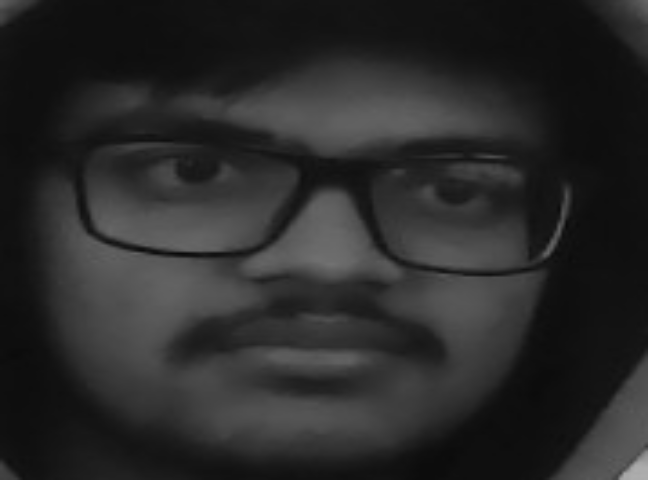
#> input picture Final Task Submission/facedetect/dataset/Pawan/37.png, 648 x 480 px, found by its file name
$ python facedetect.py
#> lines starting #> are read from the running program, lines starting #| are printed output that depends on the picture; after the words box and inside, x2 and y2 are one past the last pixel; in counts of white or black regions, pixels touching at a corner belong together
# [49 lines of commented-out code are left out]
import cv2,os,numpy as np
# Change the paths below to the location where these files are on your machine
haar_file='haarcascade_frontalface_default.xml'
dataset="C:/Users/PAWAN JAIN/PycharmProjects/facedetect/dataset"

print('Training classifier...')

(images, labels, names, id) = ([], [], {}, 0)

for (subdirs, dirs, files) in os.walk(dataset):
    for subdir in dirs:
        names[id] = subdir
        subjectpath = os.path.join(dataset, subdir)
        for filename in os.listdir(subjectpath):
            path = os.path.join(subjectpath, filename)
            label = id
            images.append(cv2.imread(path, 0))
            labels.append(int(label))
        id += 1
#> id = 1

(width, height) = (640, 480)

(images, labels) = [np.array(lists) for lists in [images, labels]]

model = cv2.face.LBPHFaceRecognizer_create()
model.train(images, labels)

face_cascade = cv2.CascadeClassifier(haar_file)
cap = cv2.VideoCapture(0)

print('Classifier trained!')
print('Attempting to detecting faces...')

while True:
    ret, frame = cap.read()
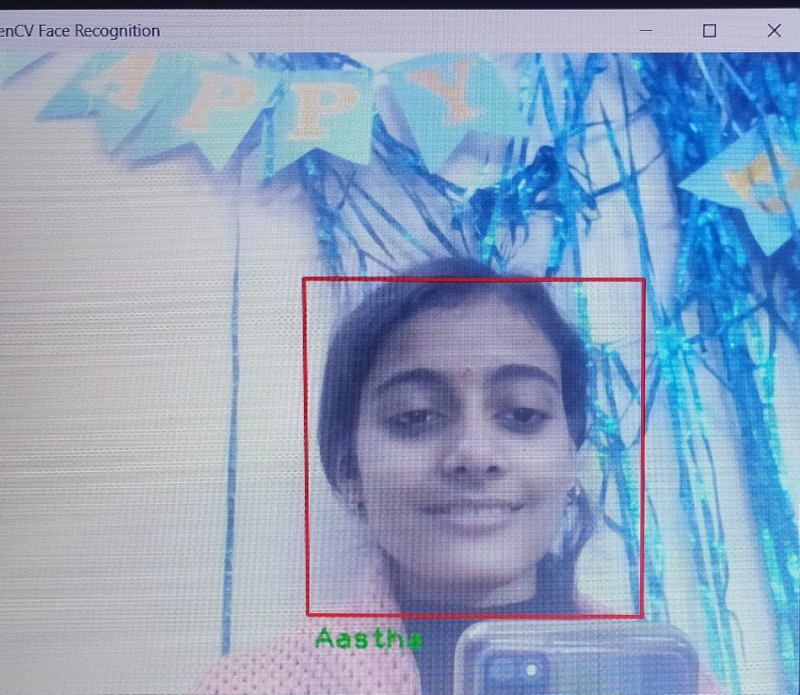
#> input picture Class Projects/Assingment 1/Aastha_1_IT/assignment 1 photo.jpg, 1600 x 1389 px, given in place of the camera (shown at 1/2 size)
#> frame is the input picture: shape (1389, 1600, 3); mean B, G, R 190.2, 163.1, 142.1
    if ret==True:
        img_gray = cv2.cvtColor(frame, cv2.COLOR_BGR2GRAY)
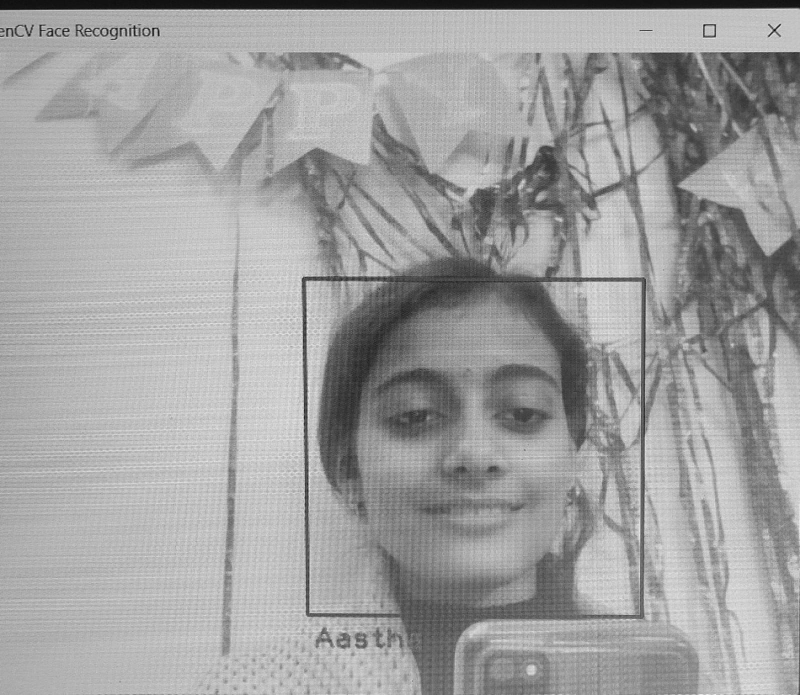
#> img_gray: shape (1389, 1600) (shown at 1/2 size); min 3, max 255, mean 159.9
        faces = face_cascade.detectMultiScale(img_gray, 1.4, 4)
        for (x, y, w, h) in faces:
            cv2.rectangle(frame, (x, y), (x + w, y + h), (0, 0, 255), 2)
            face = img_gray[y:y + h, x:x + w]
            face_resize = cv2.resize(face, (width, height))
            prediction = model.predict(face_resize)

            if prediction[1] < 50:
                cv2.putText(frame, '%s' % (names[prediction[0]].strip()), (x + 5, (y + 25) + h),
                            cv2.FONT_HERSHEY_PLAIN, 1.5, (20, 185, 20), 2)
                # confidence = (prediction[1]) if prediction[1] <= 100.0 else 100.0
                # print("Predicted person: {}, Confidence: {}%".format(names[prediction[0]].strip(),
                #                                                        round((confidence / 74.5) * 100, 2)))
            else:
                cv2.putText(frame, 'Unknown', (x + 5, (y + 25) + h), cv2.FONT_HERSHEY_PLAIN, 1.5, (65, 65, 255), 2)
                print("Predicted person: Unknown")
#> this loop made 2 passes
#> pass 1, `face = img_gray[y:y + h, x:x + w]`:
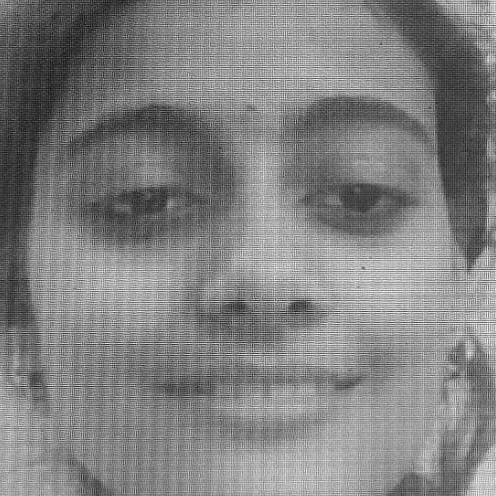
#> face: shape (496, 496); min 8, max 250, mean 128.7
#> pass 1, `face_resize = cv2.resize(face, (width, height))`:
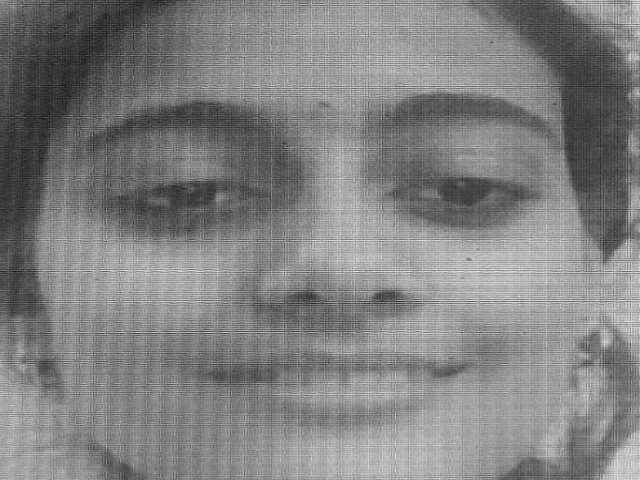
#> face_resize: shape (480, 640); min 22, max 239, mean 128.6
#> pass 2, `face = img_gray[y:y + h, x:x + w]`:
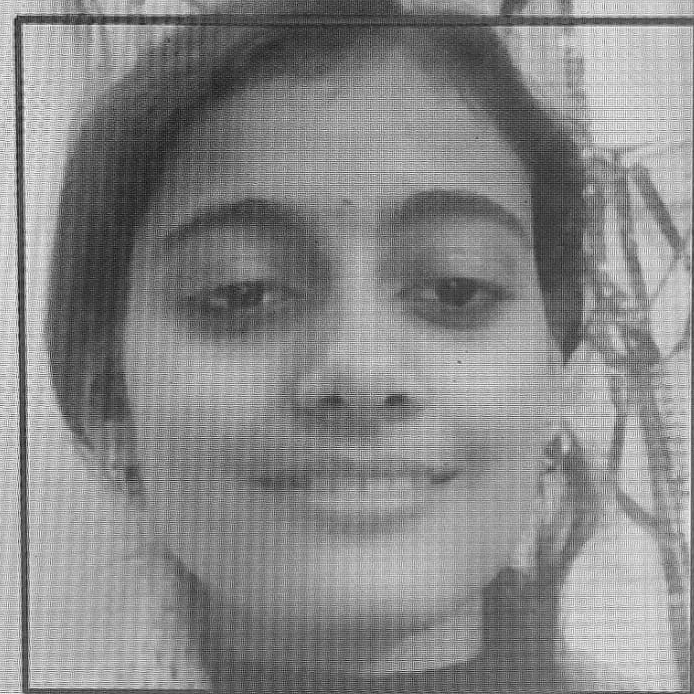
#> face: shape (694, 694); min 8, max 255, mean 136.8
#> pass 2, `face_resize = cv2.resize(face, (width, height))`:
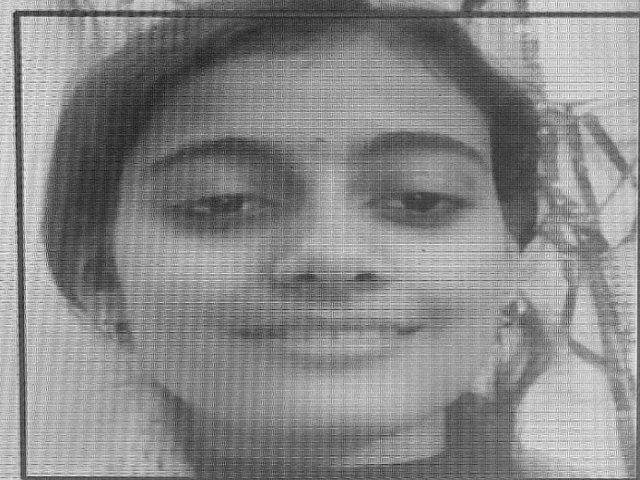
#> face_resize: shape (480, 640); min 20, max 249, mean 136.7
#> after the loop:
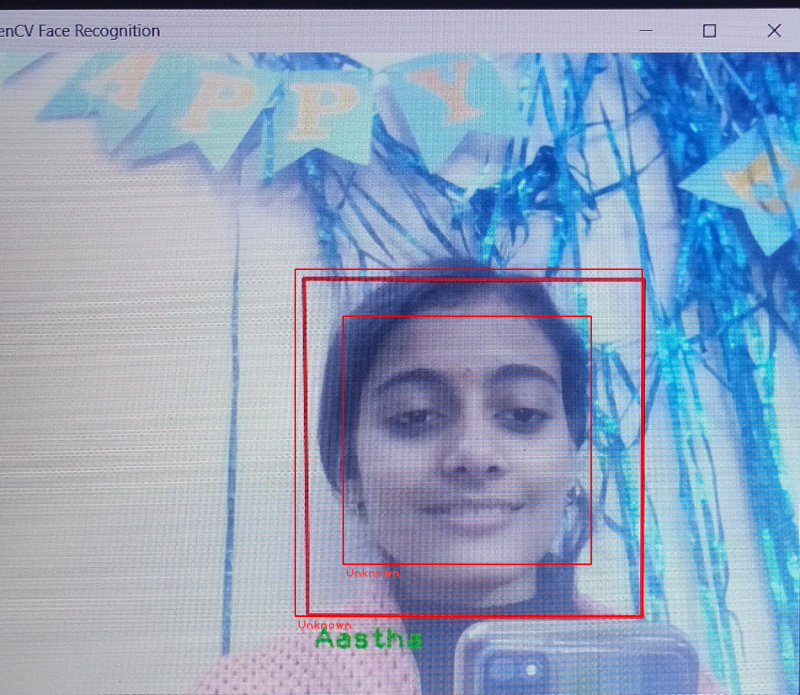
#> frame: shape (1389, 1600, 3) (shown at 1/2 size); 0.69% of pixels changed, all inside (x1, y1, x2, y2) = (589, 537, 1286, 1258)

        cv2.imshow('OpenCV Face Recognition', frame)
        if cv2.waitKey(1) == ord("q"):
#> (key q is pressed here)
            break
cap.release()
cv2.destroyAllWindows()
